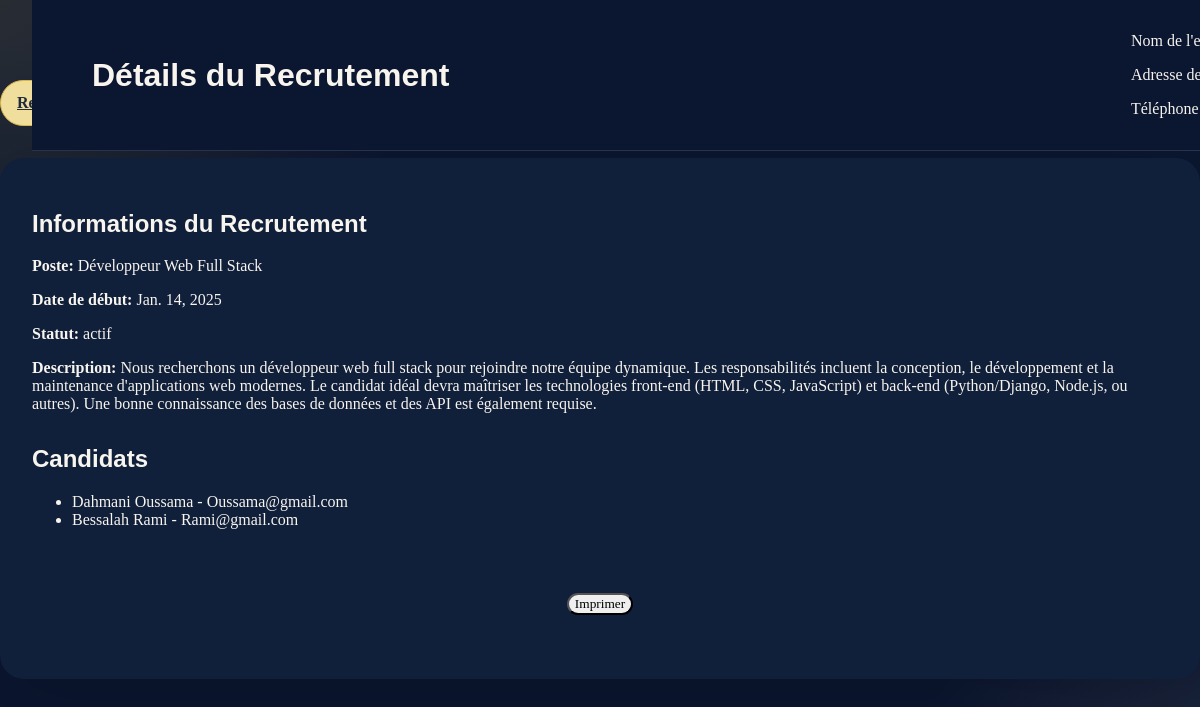
The page /acceuil-arh/recrutements/details_recrutement/1/ on the database its author committed.
### app1/models.py (models this page shows, shortened)
class Recrutement(models.Model):
    offre_emploi= models.CharField(max_length=40)
    description= models.CharField(max_length= 500)
    status= models.CharField(max_length=100)
    date_debut= models.DateField(default=timezone.now)
    Condidat_Recrutement= models.ManyToManyField(Candidat, related_name="Rcrt_cond")

class Candidat (models.Model):
    Nom= models.CharField(max_length= 20)
    Prenom= models.CharField(max_length= 20)
    Email= models.CharField(max_length= 30, unique=True)
    CV = models.TextField()
    date_condidature= models.DateField(default=timezone.now)
    Utilisateur_Condidat= models.ForeignKey(Utilisateur, on_delete=models.CASCADE, related_name="condidats")
    Etat_condidature= models.CharField(max_length=30)

### app1/views.py (the view)
# urls.py: path('acceuil-arh/recrutements/details_recrutement/<int:recrutement_id>/', views.details_recrutement, name='details_recrutement'),
def details_recrutement(request, recrutement_id):
    recrutement = get_object_or_404(Recrutement, id=recrutement_id)
    return render(request, 'details_recrutement.html', {'recrutement': recrutement})

### app1/templates/details_recrutement.html (shortened to what this page needs)
{% load static %}
<!DOCTYPE html>
<html lang="en">
<head>
    <link rel="stylesheet" href="{% static 'css/styles.css' %}">
</head>
<body>
    <div class="theme-control-bar">
        <a href="{% url 'acceuil_arh' %}" class="btn btn-primary" id="dashboard-return">Retour au Dashboard</a>
        <button id="theme-toggle" class="btn btn-secondary">Mode Clair/Sombre</button>
    </div>
    <div class="container">
        <header>
            <h1>Détails du Recrutement</h1>
            <div class="company-info">
                <p>Nom de l'entreprise</p>
                <p>Adresse de l'entreprise</p>
                <p>Téléphone de l'entreprise</p>
            </div>
        </header>
        <section class="recruitment-info">
            <h2>Informations du Recrutement</h2>
            <p><strong>Poste:</strong> {{ recrutement.offre_emploi }}</p>
            <p><strong>Date de début:</strong> {{ recrutement.date_debut }}</p>
            <p><strong>Statut:</strong> {{ recrutement.status }}</p>
            <p><strong>Description:</strong> {{ recrutement.description }}</p>
        </section>
        <section class="candidates-info">
            <h2>Candidats</h2>
            <ul>
                {% for candidat in recrutement.Condidat_Recrutement.all %}
                <li>{{ candidat.Nom }} {{ candidat.Prenom }} - {{ candidat.Email }}</li>
                {% endfor %}
            </ul>
        </section>
        <footer>
            <button onclick="window.print()">Imprimer</button>
        </footer>
    </div>    <script src="{% static 'js/theme-toggle.js' %}"></script>
</body>
</html>

### app1/static/css/styles.css (style rules this page uses)
:root { --bg-base: #0b1630; --bg-card: rgba(255,255,255,0.08); --bg-card-soft: rgba(255,255,255,0.12); --surface: #101f3a; --surface-soft: #162748; --text-light: #f8f4ee; --text-strong: #ffffff; --text-dark: #1f2a3d; --accent: #d9b74b; --accent-soft: #f0de9d; --chart-1: #4d9be6; --chart-2: #ec6a5e; --chart-3: #6dd1b7; --chart-4: #f5c04d; --chart-5: #7c5cff; --chart-6: #ff7fbf; --shadow: 0 24px 80px rgba(0,0,0,0.18); --border: rgba(255,255,255,0.12); }
html { scroll-behavior: smooth; }
body { min-height: 100vh; font-family: 'Poppins', sans-serif; background: radial-gradient(circle at top left, rgba(217,183,75,0.14), transparent 28%), radial-gradient(circle at bottom right, rgba(244,235,215,0.12), transparent 22%), var(--bg-base); color: var(--text-light); margin: 0; padding: 0; padding-top: 80px; }
body, input, textarea, select, button { font-family: inherit; }
h1, h2, h3, h4, h5, h6 { font-family: 'Poppins', sans-serif; }
a { color: inherit; }
button, .btn { border-radius: 999px; transition: all 220ms ease; }
.card, .table, .form-control, .btn { transition: all 220ms ease; }
.card, .card-body, .stat-card, .chart-card, .navbar, footer, .modal-content, .dropdown-menu { background: var(--surface); border-color: var(--border); }
.btn-primary { background-color: var(--accent); border-color: var(--accent); color: var(--text-dark); }
footer { color: rgba(248,244,238,0.72); }
.table thead th, .table tbody td, .form-label, .navbar a, footer, .card-title, .card-text { color: var(--text-light) !important; }
.theme-control-bar { display: flex; align-items: center; justify-content: space-between; gap: 0.75rem; flex-wrap: wrap; margin-bottom: 1.5rem; }
#theme-toggle, #dashboard-return { min-width: 190px; padding: 0.8rem 1rem; border: 1px solid transparent; font-weight: 600; }
#theme-toggle { background: rgba(255, 255, 255, 0.08); border-color: rgba(255, 255, 255, 0.14); color: var(--text-light); }
#dashboard-return { background: var(--accent-soft); color: var(--text-dark); border-color: var(--accent); }
.container { background: var(--surface); border-radius: 24px; padding: 2rem; box-shadow: var(--shadow); }
.btn-secondary { background-color: rgba(255, 255, 255, 0.08); border-color: rgba(255, 255, 255, 0.12); color: var(--text-light); }
.card, .table, .form-control, .btn, .card-body { transition: all 220ms ease; }
.container { max-width: 1200px; margin: 2rem auto; }
header { position: fixed; width: 100%; top: 0; z-index: 1000; display: flex; align-items: center; justify-content: space-between; background: var(--bg-base); padding: 15px 12%; transition: all 0.2s ease; border-bottom: 1px solid var(--border); }
@media (max-width: 1280px) { header { padding: 1rem 5%; } }
section { margin-bottom: 2rem; }
footer { text-align: center; padding: 2rem; margin-top: 2rem; color: var(--accent-soft); }

### rows shown on the page
Recrutement: offre_emploi "Développeur Web Full Stack", date_debut "Jan. 14, 2025", status "actif", description "Nous recherchons un développeur web full stack pour rejoindre notre équipe dynamique. Les responsabilités incluent la conception, le développement et la maintenance d'applications web modernes. Le candidat idéal devra maîtriser les technologies front-end (HTML, CSS, JavaScript) et back-end (Python/Django, Node.js, ou autres). Une bonne connaissance des bases de données et des API est également requise."
Candidat: Nom "Dahmani", Prenom "Oussama", Email "Oussama@gmail.com"
Candidat: Nom "Bessalah", Prenom "Rami", Email "Rami@gmail.com"
